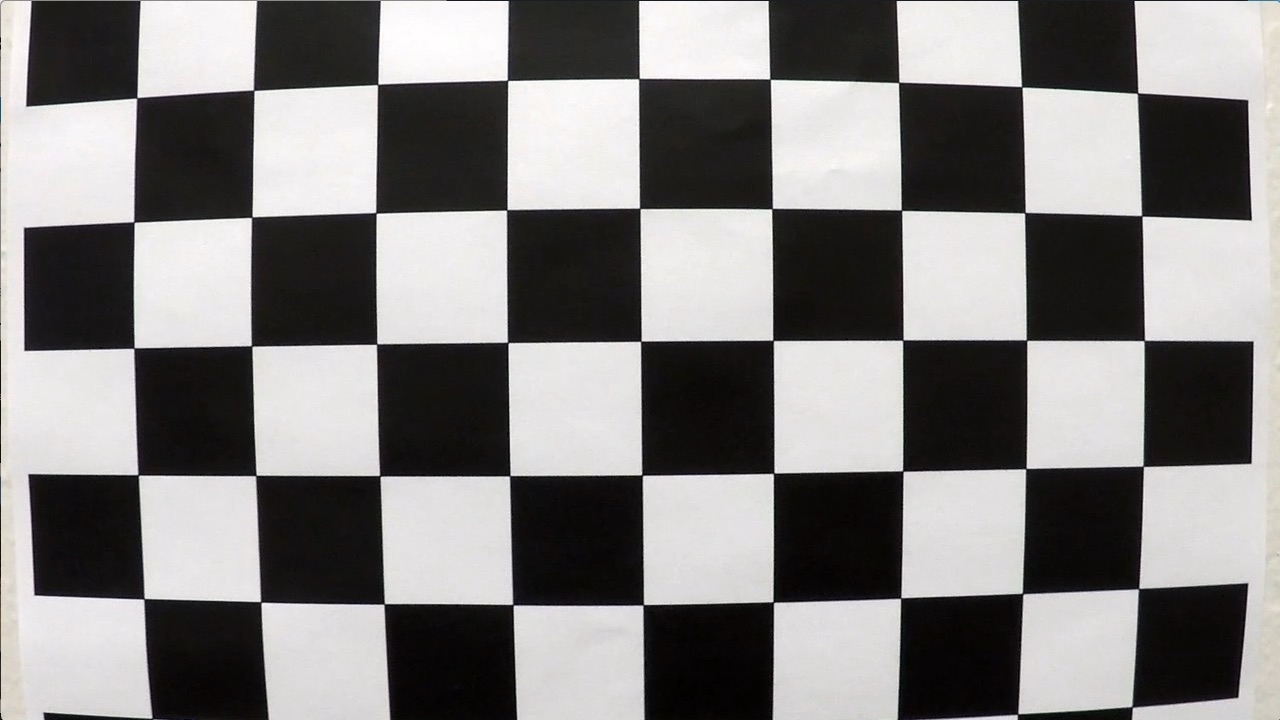
#> input picture project_1_advanced_lane_finding/camera_cal/calibration1.jpg, 1280 x 720 px; its folder holds only this picture in this run
$ python -i binarization.py   (imports and definitions only)   (older library calls are emulated)
#> lines starting #> are read from the running program, lines starting #| are printed output that depends on the picture; after the words box and inside, x2 and y2 are one past the last pixel; in counts of white or black regions, pixels touching at a corner belong together
import matplotlib.pyplot as plt
plt.rcParams['figure.figsize'] = (20, 20)
import matplotlib.image as mpimg
import cv2
import numpy as np

# selected threshold to highlight yellow lines
yellow_HSV_th_min = np.array([0, 70, 70])
yellow_HSV_th_max = np.array([50, 255, 255])

# selected threshold to hightlight white lines
white_eq_thval = 250
white_eq_maxval = 255

# sobel kernel size
sobel_kernel_size = 9
sobel_thval = 50
sobel_maxval = 1

"""
Extract specific colour space from HSV colour space.
Args:
  img: input image
  th_min: minimum threshold
  th_max: maximum threshold

Return:
  mask of colour space array
"""
def mask_HSV(img, th_min, th_max):
    hsv = cv2.cvtColor(img, cv2.COLOR_RGB2HSV)

    min_ok = np.all(hsv > th_min, axis=2)
    max_ok = np.all(hsv < th_max, axis=2)

    mask = np.logical_and(min_ok, max_ok)
    return mask

"""
Apply histogram equalization to an input image, threshold it.
# histogram eq: https://goo.gl/qJ5T54
Args:
  img: input image
  white_eq_thval: threshold
  white_eq_maxval: maximum colour value

Return:
  thresholding mask
"""
def mask_grayscale_equalized(img, white_eq_thval, white_eq_maxval):
    gray = cv2.cvtColor(img, cv2.COLOR_RGB2GRAY)
    eq_global = cv2.equalizeHist(gray)
    _, threshold = cv2.threshold(eq_global, thresh=white_eq_thval, maxval=white_eq_maxval, type=cv2.THRESH_BINARY)
    return threshold

"""
Apply Sobel edge detection to an input image, then threshold it.
Args:
  img: input image
  kernel_size: size of kernel in Sobel.
  thval: threshold
  maxval: maximum colour value
Return:
  sobel mask
"""
def mask_sobel(img, kernel_size, thval, maxval):
    gray = cv2.cvtColor(img, cv2.COLOR_RGB2GRAY)

    sobelx = cv2.Sobel(gray, cv2.CV_64F, 1, 0, ksize=kernel_size)
    sobely = cv2.Sobel(gray, cv2.CV_64F, 0, 1, ksize=kernel_size)

    sobel_mag = np.sqrt(sobelx**2 + sobely**2)
    sobel_mag = np.uint8(sobel_mag / np.max(sobel_mag) * 255)

    _, sobel_mag = cv2.threshold(sobel_mag, thresh=thval, maxval=maxval, type=cv2.THRESH_BINARY)

    return sobel_mag.astype(bool)

"""
Apply morphology to an input image for filling the gaps in binary image.
Args:
  img: input image
Return:
  morphology results
"""
def morphologyEx(img):
    kernel = np.ones((5, 5), np.uint8)
    morphology = cv2.morphologyEx(img.astype(np.uint8), cv2.MORPH_CLOSE, kernel)
    return morphology

"""
Convert image to binary image which highlight as most as possible the lane-lines.
Args:
  frame: onboard image
  verbose: verbose
Return:
  binarized image
"""
def binarize(frame, verbose=False):
    h, w = frame.shape[:2]
    binary = np.zeros(shape=(h, w), dtype=np.uint8)

    # highlight yellow lines by threshold in HSV colour space
    HSV_yellow_mask = mask_HSV(frame, yellow_HSV_th_min, yellow_HSV_th_max)
    binary = np.logical_or(binary, HSV_yellow_mask)

    # highlight white lines by threshold in equalized frame
    eq_white_mask = mask_grayscale_equalized(frame, white_eq_thval, white_eq_maxval)
    binary = np.logical_or(binary, eq_white_mask)

    # Sobel (threshold gradients)
    sobel_mask = mask_sobel(frame, sobel_kernel_size, sobel_thval, sobel_maxval)
    binary = np.logical_or(binary, sobel_mask)

    # apply a light morphology to fill the gaps in the binary image
    closing = morphologyEx(binary)

    if verbose:
        fig, ax = plt.subplots(2, 3)
        ax[0, 0].imshow(frame)
        ax[0, 0].set_title('input_frame')
        ax[0, 0].set_axis_off()

        ax[0, 1].imshow(eq_white_mask, cmap='gray')
        ax[0, 1].set_title('white mask')
        ax[0, 1].set_axis_off()

        ax[0, 2].imshow(HSV_yellow_mask, cmap='gray')
        ax[0, 2].set_title('yellow hsv mask')
        ax[0, 2].set_axis_off()

        ax[1, 0].imshow(sobel_mask, cmap='gray')
        ax[1, 0].set_title('sobel mask')
        ax[1, 0].set_axis_off()

        ax[1, 1].imshow(binary, cmap='gray')
        ax[1, 1].set_title('before morphology')
        ax[1, 1].set_axis_off()

        ax[1, 2].imshow(closing, cmap='gray')
        ax[1, 2].set_title('after morphology')
        ax[1, 2].set_axis_off()
        plt.show()

    return closing

>>> import cv2
>>> picture = cv2.cvtColor(cv2.imread('camera_cal/calibration1.jpg'), cv2.COLOR_BGR2RGB)
>>> result = binarize(picture)
#> in mask_HSV, `min_ok = np.all(hsv > th_min, axis=2)`:
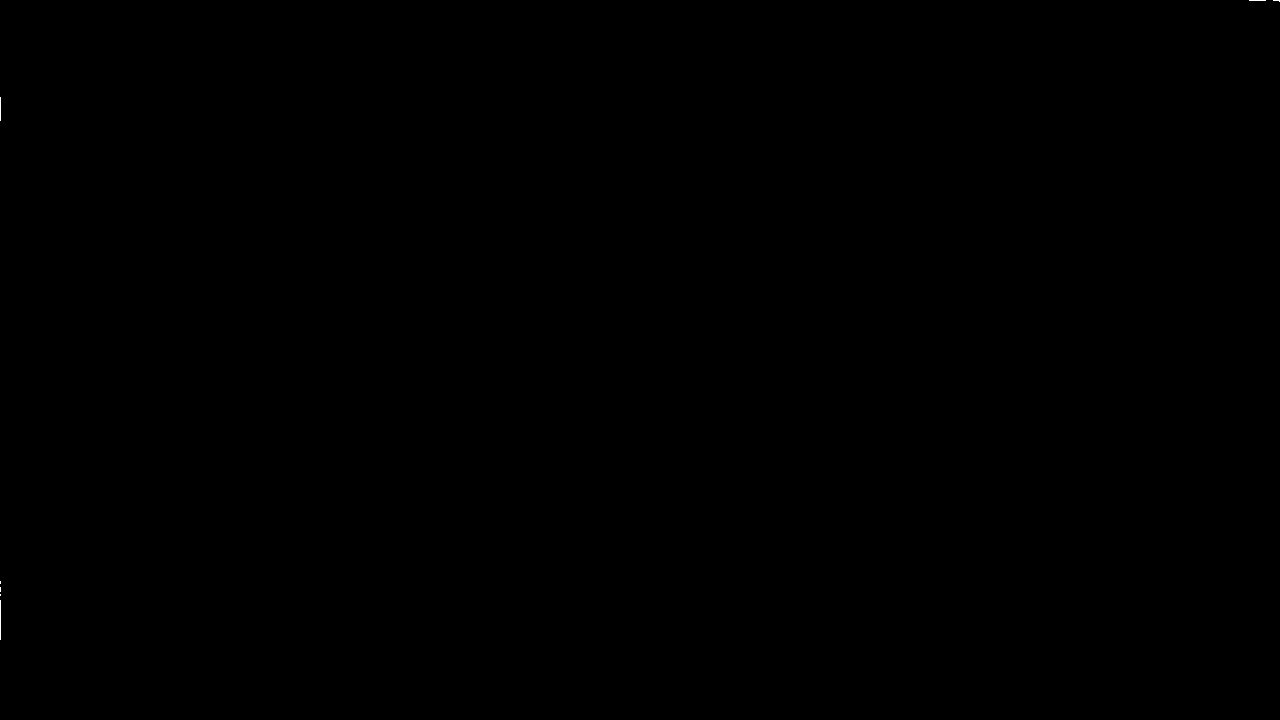
#> min_ok: shape (720, 1280) bool; 0.01% white in thin lines or dots, all inside (x1, y1, x2, y2) = (0, 0, 1280, 640)
#> in mask_grayscale_equalized, `eq_global = cv2.equalizeHist(gray)`:
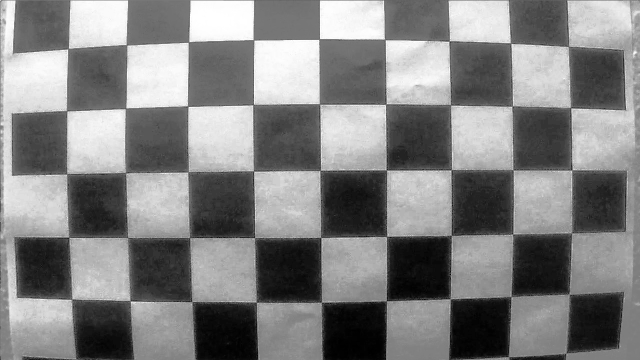
#> eq_global: shape (720, 1280) (shown at 1/2 size); min 0, max 255, mean 129.3
#> in mask_sobel, `sobely = cv2.Sobel(gray, cv2.CV_64F, 0, 1, ksize=kernel_size)`:
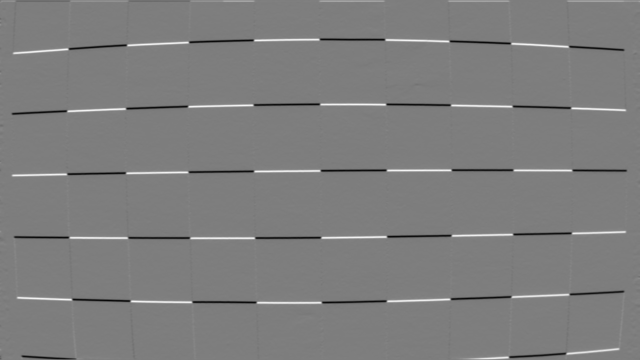
#> sobely: shape (720, 1280) float64 (shown at 1/2 size); min -1881648, max 1926613, mean -409.9; drawn with min black and max white
#> in morphologyEx, `morphology = cv2.morphologyEx(img.astype(np.uint8), cv2.MORPH_CLOSE, k..`:
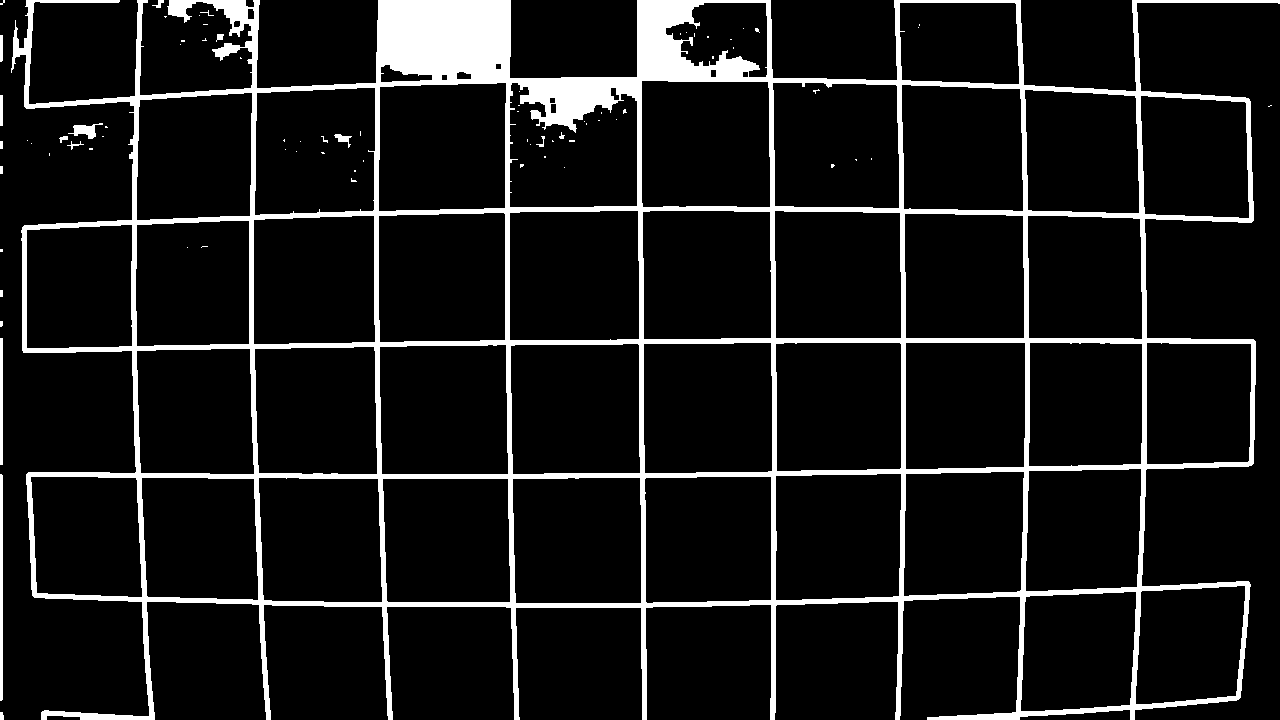
#> morphology: shape (720, 1280); values 0 (black) and 1 (white), 9.9% white; 78 white regions (61 under 20 px), largest, box (x1, y1, x2, y2) and area: (11, 0, 1280, 720) 88926, (0, 474, 3, 701) 679, (0, 338, 3, 465) 381

$ run again, on project_1_advanced_lane_finding/camera_cal/calibration10.jpg
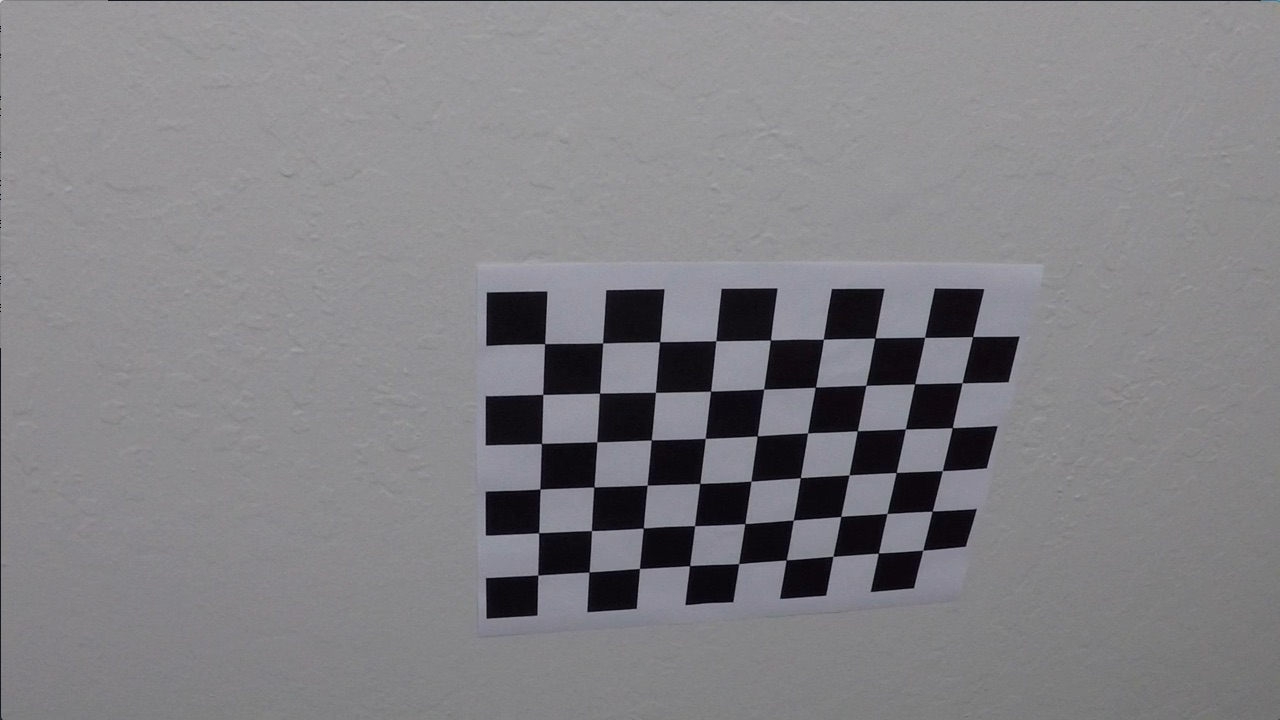
#> input picture project_1_advanced_lane_finding/camera_cal/calibration10.jpg, 1280 x 720 px
#> hsv: shape (720, 1280, 3); mean H, S, V 117.1, 13.3, 133.1
#> min_ok: shape (720, 1280) bool; 0% white in thin lines or dots, all inside (x1, y1, x2, y2) = (1264, 0, 1280, 2)
#> in mask_HSV, `max_ok = np.all(hsv < th_max, axis=2)`:
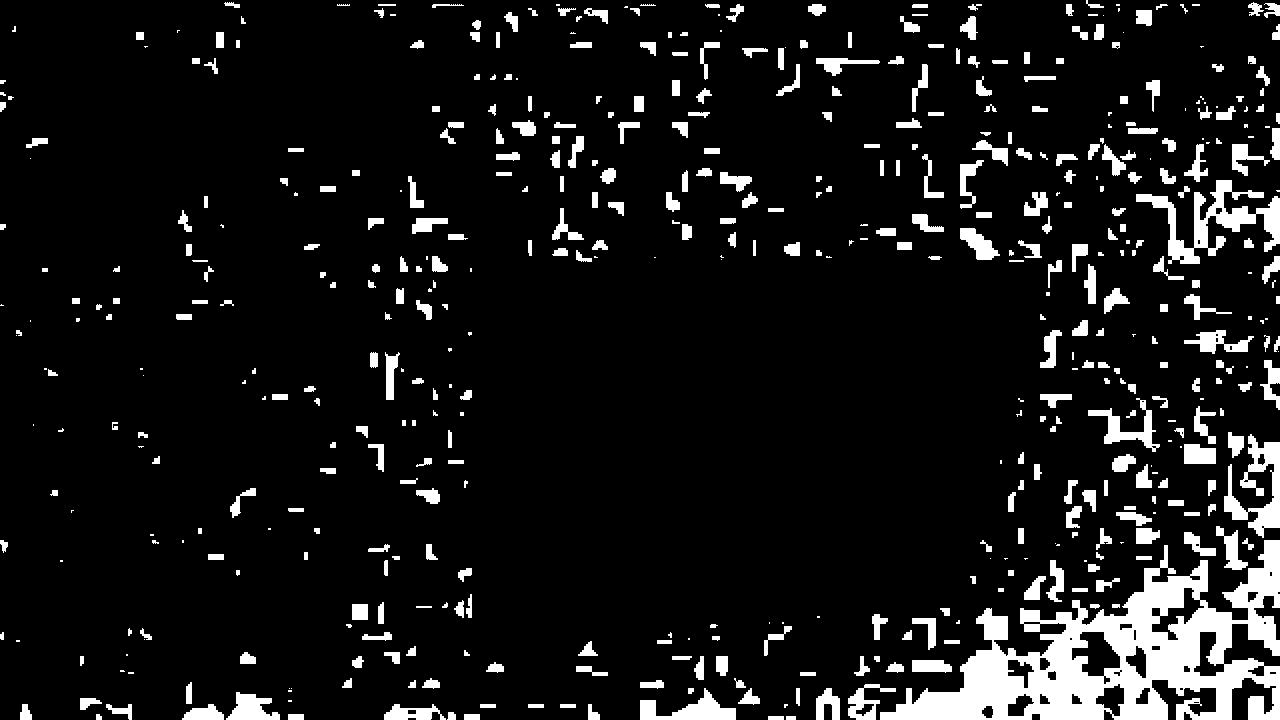
#> max_ok: shape (720, 1280) bool; 9.3% white; 530 white regions (122 under 20 px), largest, box (x1, y1, x2, y2) and area: (880, 540, 1280, 720) 29197, (1136, 180, 1280, 264) 3842, (1224, 434, 1280, 538) 2439
#> mask: shape (720, 1280) bool; every value is 0
#> threshold: shape (720, 1280); 2.3% white in thin lines or dots, all inside (x1, y1, x2, y2) = (0, 0, 1256, 550)
#> in morphologyEx, `morphology = cv2.morphologyEx(img.astype(np.uint8), cv2.MORPH_CLOSE, k..`:
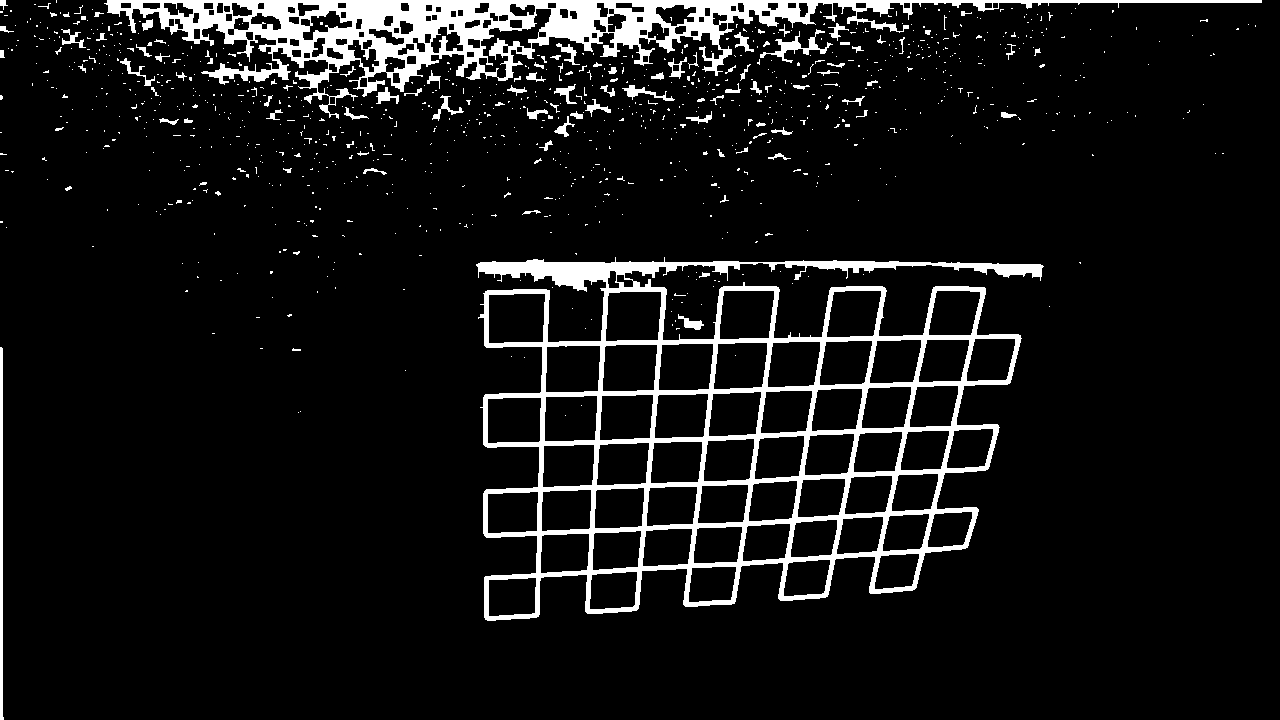
#> morphology: shape (720, 1280); values 0 (black) and 1 (white), 8.1% white; 974 white regions (873 under 20 px), largest, box (x1, y1, x2, y2) and area: (476, 257, 1044, 621) 37676, (104, 0, 1262, 119) 27099, (0, 347, 4, 720) 1121
